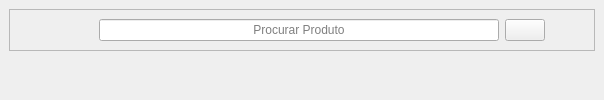
                <widget class="QWidget" name="tela_pdv_1">
                 <layout class="QVBoxLayout" name="verticalLayout_15">
                  <property name="spacing">
                   <number>6</number>
                  </property>
                  <property name="leftMargin">
                   <number>9</number>
                  </property>
                  <property name="topMargin">
                   <number>9</number>
                  </property>
                  <property name="rightMargin">
                   <number>9</number>
                  </property>
                  <property name="bottomMargin">
                   <number>9</number>
                  </property>
                  <item alignment="Qt::AlignmentFlag::AlignHCenter|Qt::AlignmentFlag::AlignTop">
                   <widget class="QWidget" name="tela_pdv_1_info_principal" native="true">
                    <layout class="QVBoxLayout" name="verticalLayout_16">
                     <property name="spacing">
                      <number>0</number>
                     </property>
                     <property name="leftMargin">
                      <number>0</number>
                     </property>
                     <property name="topMargin">
                      <number>0</number>
                     </property>
                     <property name="rightMargin">
                      <number>0</number>
                     </property>
                     <property name="bottomMargin">
                      <number>0</number>
                     </property>
                     <item alignment="Qt::AlignmentFlag::AlignHCenter|Qt::AlignmentFlag::AlignTop">
                      <widget class="QFrame" name="layout_pesquisar_produto">
                       <property name="minimumSize">
                        <size>
                         <width>500</width>
                         <height>0</height>
                        </size>
                       </property>
                       <property name="maximumSize">
                        <size>
                         <width>700</width>
                         <height>16777215</height>
                        </size>
                       </property>
                       <property name="styleSheet">
                        <string notr="true"/>
                       </property>
                       <property name="frameShape">
                        <enum>QFrame::Shape::StyledPanel</enum>
                       </property>
                       <property name="frameShadow">
                        <enum>QFrame::Shadow::Raised</enum>
                       </property>
                       <layout class="QHBoxLayout" name="horizontalLayout_5">
                        <item>
                         <spacer name="horizontalSpacer">
                          <property name="orientation">
                           <enum>Qt::Orientation::Horizontal</enum>
                          </property>
                          <property name="sizeType">
                           <enum>QSizePolicy::Policy::Minimum</enum>
                          </property>
                          <property name="sizeHint" stdset="0">
                           <size>
                            <width>80</width>
                            <height>20</height>
                           </size>
                          </property>
                         </spacer>
                        </item>
                        <item alignment="Qt::AlignmentFlag::AlignHCenter|Qt::AlignmentFlag::AlignVCenter">
                         <widget class="QLineEdit" name="input_pesquisar_produto">
                          <property name="minimumSize">
                           <size>
                            <width>400</width>
                            <height>0</height>
                           </size>
                          </property>
                          <property name="maximumSize">
                           <size>
                            <width>16777215</width>
                            <height>16777215</height>
                           </size>
                          </property>
                          <property name="styleSheet">
                           <string notr="true"/>
                          </property>
                          <property name="alignment">
                           <set>Qt::AlignmentFlag::AlignCenter</set>
                          </property>
                          <property name="placeholderText">
                           <string>Procurar Produto</string>
                          </property>
                         </widget>
                        </item>
                        <item alignment="Qt::AlignmentFlag::AlignRight">
                         <widget class="QPushButton" name="btn_pesquisar_produto">
                          <property name="maximumSize">
                           <size>
                            <width>50</width>
                            <height>16777215</height>
                           </size>
                          </property>
                          <property name="styleSheet">
                           <string notr="true">background-color: none;</string>
                          </property>
                          <property name="text">
                           <string/>
                          </property>
                          <property name="icon">
                           <iconset resource="imgs/icons.qrc">
                            <normaloff>:/icons/search.png</normaloff>:/icons/search.png</iconset>
                          </property>
                          <property name="iconSize">
                           <size>
                            <width>25</width>
                            <height>25</height>
                           </size>
                          </property>
                         </widget>
                        </item>
                        <item>
                         <spacer name="horizontalSpacer_6">
                          <property name="orientation">
                           <enum>Qt::Orientation::Horizontal</enum>
                          </property>
                          <property name="sizeHint" stdset="0">
                           <size>
                            <width>40</width>
                            <height>20</height>
                           </size>
                          </property>
                         </spacer>
                        </item>
                       </layout>
                      </widget>
                     </item>
                    </layout>
                   </widget>
                  </item>
                 </layout>
                </widget>
